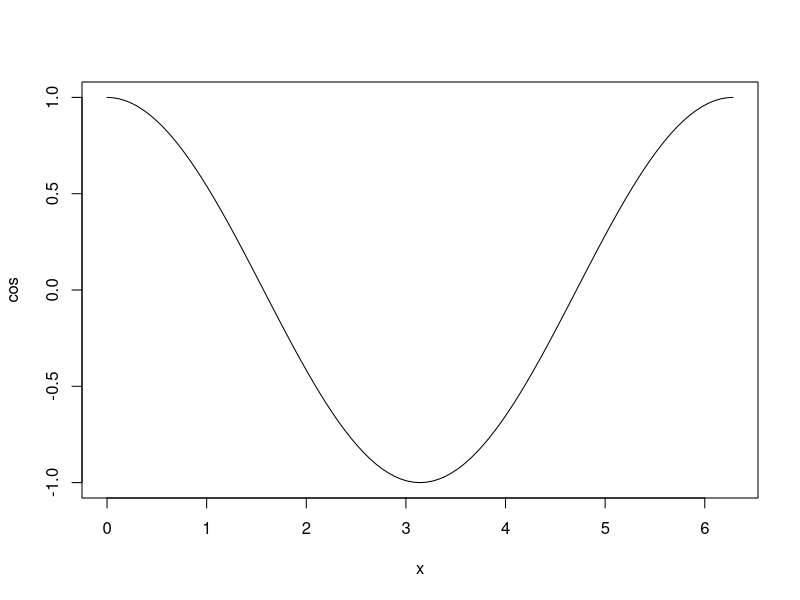
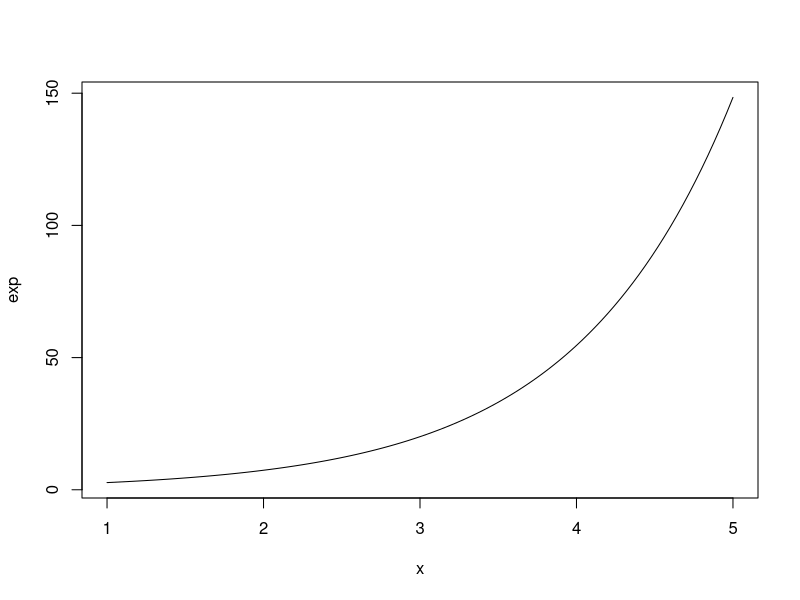
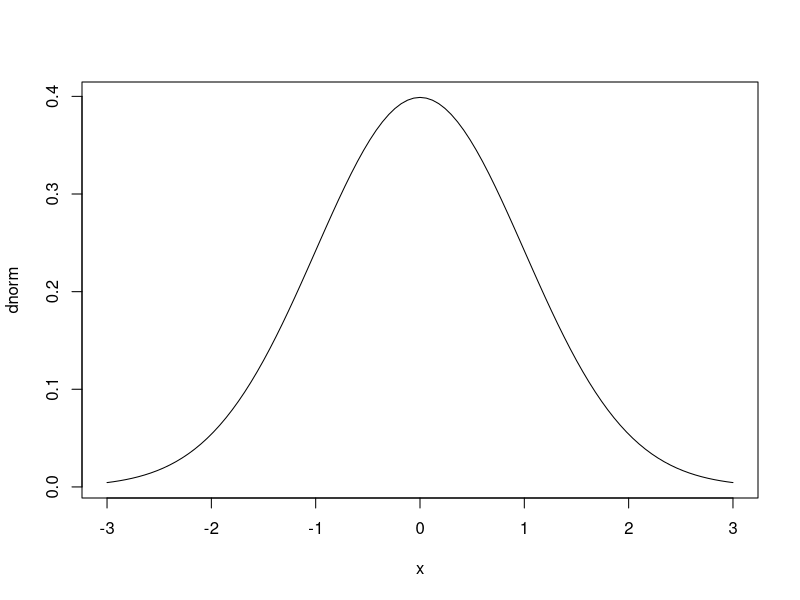
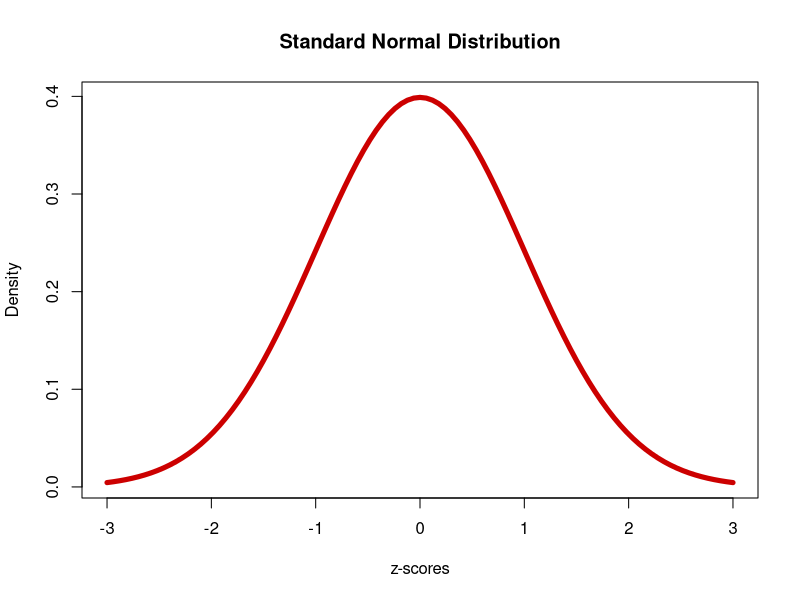

Recreate these plots in R, in order.
# Usign formulas

plot(cos, 0, 2 * pi)
plot(exp, 1, 5)
plot(dnorm, -3, 3)

# Plot with options
plot(dnorm, -3, 3,
  col = "#cc0000", lwd = 5,
  main = "Standard Normal Distribution",
  xlab = "z-scores",
  ylab = "Density"
)
